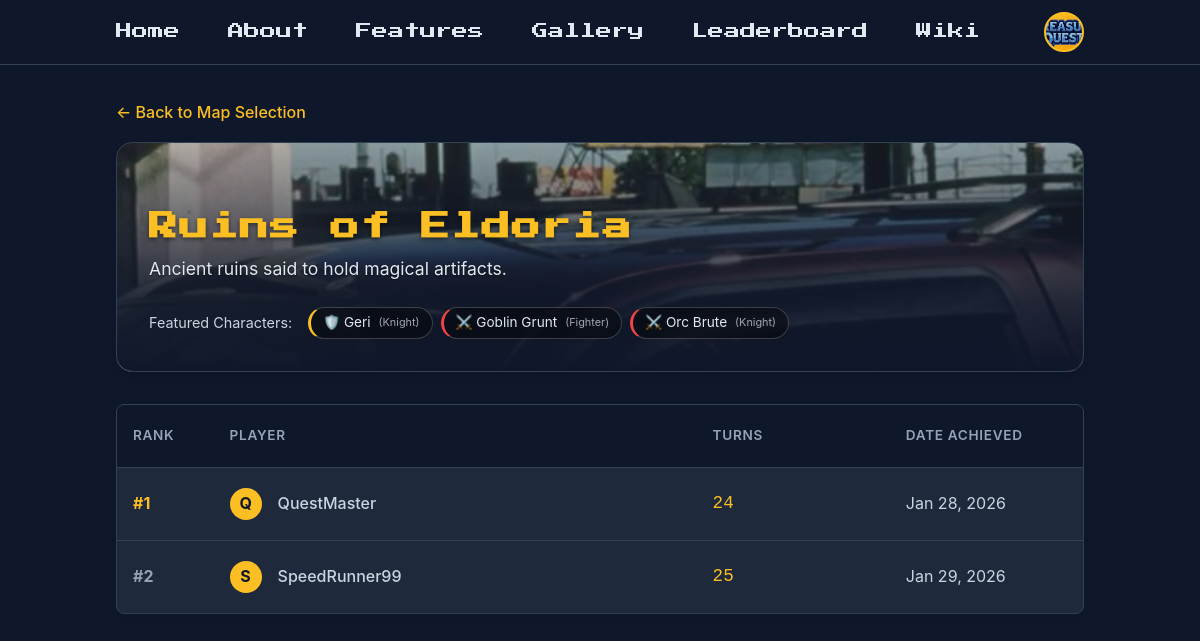
/map_leaderboard.php?id=2 (signed in), run on the app's committed database.
### tables this page shows
CREATE TABLE `users` (
  `id` int(11) NOT NULL,
  `username` varchar(50) NOT NULL,
  `email` varchar(100) NOT NULL,
  `password` varchar(255) NOT NULL,
  `admin` tinyint(1) NOT NULL DEFAULT 0,
  `reset_token` varchar(100) DEFAULT NULL,
  `reset_token_expires` datetime DEFAULT NULL,
  `created_at` timestamp NOT NULL DEFAULT current_timestamp(),
  `profile_picture` varchar(255) DEFAULT 'uploads/profiles/default.png',
  `api_token` varchar(64) DEFAULT NULL
);

CREATE TABLE `maps` (
  `id` int(11) NOT NULL,
  `name` varchar(60) NOT NULL,
  `bg` varchar(255) DEFAULT NULL,
  `description` text DEFAULT NULL,
  `created_at` timestamp NOT NULL DEFAULT current_timestamp()
);

CREATE TABLE `characters` (
  `character_id` int(11) NOT NULL,
  `name` varchar(50) NOT NULL,
  `class_id` int(11) NOT NULL,
  `ally` tinyint(1) DEFAULT 1,
  `base_hp` int(11) NOT NULL,
  `base_str` int(11) NOT NULL,
  `base_dex` int(11) NOT NULL,
  `base_skill` int(11) NOT NULL,
  `base_def` int(11) NOT NULL,
  `base_luck` int(11) NOT NULL,
  `base_move` int(11) NOT NULL,
  `description` text DEFAULT NULL,
  `image_url` varchar(255) DEFAULT NULL
);

CREATE TABLE `classes` (
  `class_id` int(11) NOT NULL,
  `name` varchar(50) NOT NULL,
  `description` text DEFAULT NULL,
  `image_url` varchar(255) DEFAULT NULL
);

CREATE TABLE `scores` (
  `score_id` int(11) UNSIGNED NOT NULL,
  `user_id` int(11) NOT NULL,
  `map_id` int(11) NOT NULL,
  `turns` int(11) NOT NULL,
  `date` datetime DEFAULT current_timestamp()
);

### config.php (called while the page is built, shortened)
<?php
function getDBConnection() {
    $conn = new mysqli(DB_HOST, DB_USER, DB_PASS, DB_NAME, DB_PORT);
    return $conn;
}
function getCurrentUser() {
    $conn = getDBConnection();
    $user_id = $_SESSION['user_id'];
    $stmt = $conn->prepare("SELECT id, username, email, profile_picture, admin FROM users WHERE id = ?");
    $stmt->bind_param("i", $user_id);
    $stmt->execute();
    $result = $stmt->get_result();
    $user = $result->fetch_assoc();
    return $user;
}
?>

### map_leaderboard.php (the view, shortened to what this page needs)
<?php
require_once 'config.php';
$user = getCurrentUser();
$conn = getDBConnection();
$currentPage = basename($_SERVER['PHP_SELF']);
$isHomePage = ($currentPage === 'index.php' || $currentPage === '');
$map_id = isset($_GET['id']) ? (int)$_GET['id'] : 0;
$map_stmt = $conn->prepare("SELECT * FROM maps WHERE id = ?");
$map_stmt->bind_param("i", $map_id);
$map_stmt->execute();
$map_info = $map_stmt->get_result()->fetch_assoc();
$derivedFileName = strtolower(str_replace(' ', '_', $map_info['name'])) . '.jpg';
$derivedPath = 'uploads/maps/' . $derivedFileName;
if (file_exists($derivedPath)) {
    $bgImage = $derivedPath;
} elseif (!empty($map_info['bg'])) {
    $bgImage = htmlspecialchars(strpos($map_info['bg'], 'uploads/maps/') !== false ? $map_info['bg'] : 'uploads/maps/' . basename($map_info['bg']));
} else {
    $bgImage = 'uploads/maps/default-map.jpg';
}
$char_sql = "SELECT c.name, cl.name as class_name, c.ally FROM map_characters mc JOIN characters c ON mc.character_id = c.character_id JOIN classes cl ON c.class_id = cl.class_id WHERE mc.map_id = ?";
$char_stmt = $conn->prepare($char_sql);
$char_stmt->bind_param("i", $map_id);
$char_stmt->execute();
$chars_result = $char_stmt->get_result();
$score_sql = "SELECT s.turns, s.date, u.username, u.profile_picture FROM scores s JOIN users u ON s.user_id = u.id WHERE s.map_id = ? ORDER BY s.turns ASC, s.date DESC LIMIT 50";
$score_stmt = $conn->prepare($score_sql);
$score_stmt->bind_param("i", $map_id);
$score_stmt->execute();
$scores_result = $score_stmt->get_result();
?>
<!DOCTYPE html>
<html lang="en">
<head>
    <link rel="stylesheet" href="styles.css">
</head>
<body>
    <nav class="nav">
        <div class="nav-container">
            <div class="nav-links">
                <?php if (!$isHomePage): ?><a href="index.php#home">Home</a><?php endif; ?>
                <a href="index.php#about">About</a>
                <a href="index.php#features">Features</a>
                <a href="index.php#gallery">Gallery</a>
                <a href="leaderboard.php" class="active">Leaderboard</a>
                <a href="wiki.php">Wiki</a>
                <?php if ($user): ?>
                    <div class="user-menu" style="margin-left: 1rem;">
                        <div class="user-avatar" onclick="toggleUserMenu(event)">
                            <?php if (!empty($user['profile_picture']) && $user['profile_picture'] !== 'uploads/profiles/default.png'): ?>
                                <img src="<?php echo htmlspecialchars($user['profile_picture']); ?>" alt="Profile" style="width: 100%; height: 100%; object-fit: cover; border-radius: 50%;">
                            <?php else: ?>
                                <?php echo strtoupper(substr($user['username'], 0, 1)); ?>
                            <?php endif; ?>
                        </div>
                    </div>
                <?php else: ?>
                    <a href="login.php" class="btn btn-outline" style="cursor: pointer; margin-left: 1rem;">Login</a>
                <?php endif; ?>
            </div>
        </div>
    </nav>
    <div class="map-leaderboard-container">
        <a href="leaderboard.php" class="back-btn">← Back to Map Selection</a>
        <div class="map-header" style="background-image: url('<?php echo $bgImage; ?>');">
            <div class="map-header-overlay"></div>
            <div class="map-header-content">
                <h1 class="map-title"><?php echo htmlspecialchars($map_info['name']); ?></h1>
                <p class="map-desc"><?php echo htmlspecialchars($map_info['description']); ?></p>
                <?php if ($chars_result->num_rows > 0): ?>
                    <div class="char-container">
                        <span style="color: #cbd5e1; font-size: 0.9rem; margin-right: 0.5rem; align-self: center;">Featured Characters:</span>
                        <?php while($char = $chars_result->fetch_assoc()): ?>
                            <div class="char-tag <?php echo $char['ally'] ? 'char-ally' : 'char-enemy'; ?>">
                                <?php echo $char['ally'] ? '🛡️' : '⚔️'; ?>
                                <?php echo htmlspecialchars($char['name']); ?>
                                <span style="opacity: 0.7; font-size: 0.8em;">(<?php echo htmlspecialchars($char['class_name']); ?>)</span>
                            </div>
                        <?php endwhile; ?>
                    </div>
                <?php endif; ?>
            </div>
        </div>
        <div class="table-wrapper">
            <?php if ($scores_result->num_rows > 0): ?>
            <table>
                <thead>
                    <tr><th width="10%">Rank</th><th width="50%">Player</th><th width="20%">Turns</th><th width="20%">Date Achieved</th></tr>
                </thead>
                <tbody>
                    <?php
                    $rank = 1;
                    while($row = $scores_result->fetch_assoc()):
                        $rankClass = $rank <= 3 ? "rank-$rank" : "";
                    ?>
                    <tr>
                        <td class="<?php echo $rankClass; ?>">#<?php echo $rank; ?></td>
                        <td>
                            <div class="user-flex">
                                <div class="avatar">
                                    <?php if (!empty($row['profile_picture']) && $row['profile_picture'] !== 'uploads/profiles/default.png'): ?>
                                        <img src="<?php echo htmlspecialchars($row['profile_picture']); ?>" style="width: 100%; height: 100%; object-fit: cover;">
                                    <?php else: ?>
                                        <?php echo strtoupper(substr($row['username'], 0, 1)); ?>
                                    <?php endif; ?>
                                </div>
                                <?php echo htmlspecialchars($row['username']); ?>
                            </div>
                        </td>
                        <td style="font-family: monospace; font-size: 1.1rem; color: #fbbf24;"><?php echo htmlspecialchars($row['turns']); ?></td>
                        <td><?php echo date('M j, Y', strtotime($row['date'])); ?></td>
                    </tr>
                    <?php $rank++; endwhile; ?>
                </tbody>
            </table>
            <?php endif; ?>
        </div>
    </div>
</body>
</html>

### data on the page
users: profile_picture (picture)
maps: name "Ruins of Eldoria", description "Ancient ruins said to hold magical artifacts."
characters: name "Geri", class.name "Knight"
characters: name "Goblin Grunt", class.name "Fighter"
characters: name "Orc Brute", class.name "Knight"
scores: user.username "Q", user.username "QuestMaster", turns "24", date "Jan 28, 2026"
scores: user.username "S", user.username "SpeedRunner99", turns "25", date "Jan 29, 2026"
